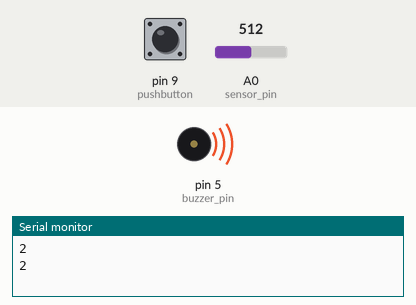
A sketch run on a simulated Arduino Uno, built with avr-gcc and run on an emulated ATmega328P. Shown: buzzer (waves = sounding), the last lines printed to the serial monitor. Inputs (shaded band) come from the test bench; at power-on: A0 (sensor_pin) = 512, pin 9 (pushbutton) HIGH.

Above: at 1.8 s.
1.9 s: A0 (sensor_pin) set to 800
6.0 s: A0 (sensor_pin) set to 834
At 7.0 s:
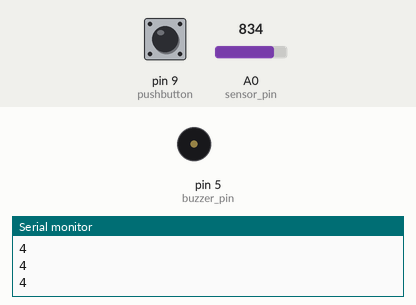
Timing chart, 0 to 9.0 s (numbered marks = the images above; inputs shaded):
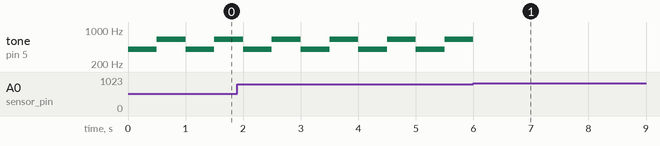

The sketch:

firealarm.ino
```cpp
#define pushbutton 9
#define sensor_pin A0
#define buzzer_pin 5
#define max_value 4
int off=0;
int read_value;
void setup() {
pinMode(buzzer_pin,OUTPUT);
pinMode(pushbutton, INPUT);
pinMode(sensor_pin, INPUT);
Serial.begin(9600);
}

void loop() {
  read_value=analogRead(sensor_pin)*5/1023;
Serial.println(read_value);
if(read_value< max_value){
  if(is_pushed()==false && off==0  )
  alarm();
}
}
bool is_pushed(){
  if(digitalRead(pushbutton)==LOW){
   delay(10);
   if(digitalRead(pushbutton)==LOW){
    off++;
    return true;
   }
  }
  return false;
}
void alarm(){
 tone(buzzer_pin, 400, 500);
  delay(500);
  tone(buzzer_pin, 650, 500);
  delay(500);
}
```

Measured:
- the behaviour switches between 818 and 819 on A0 (sensor_pin) (found by bisection; images 0 and 1)
